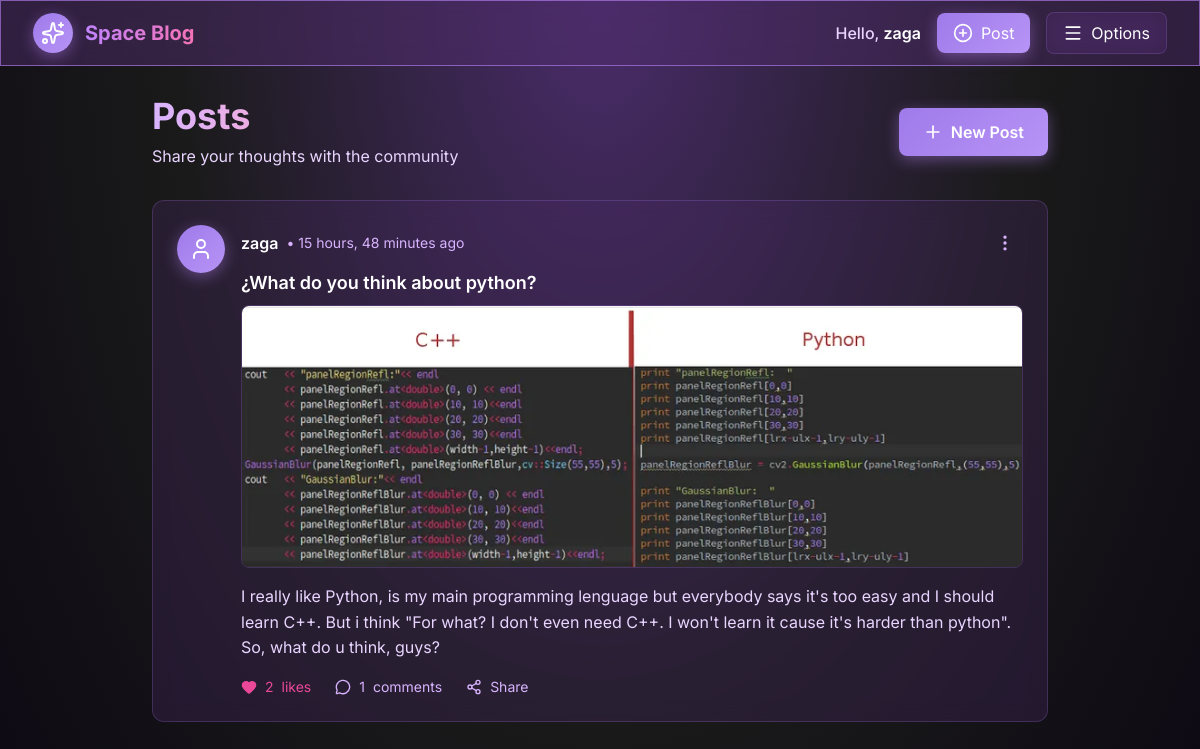
Before: /posts/ (signed in) with the older database file.
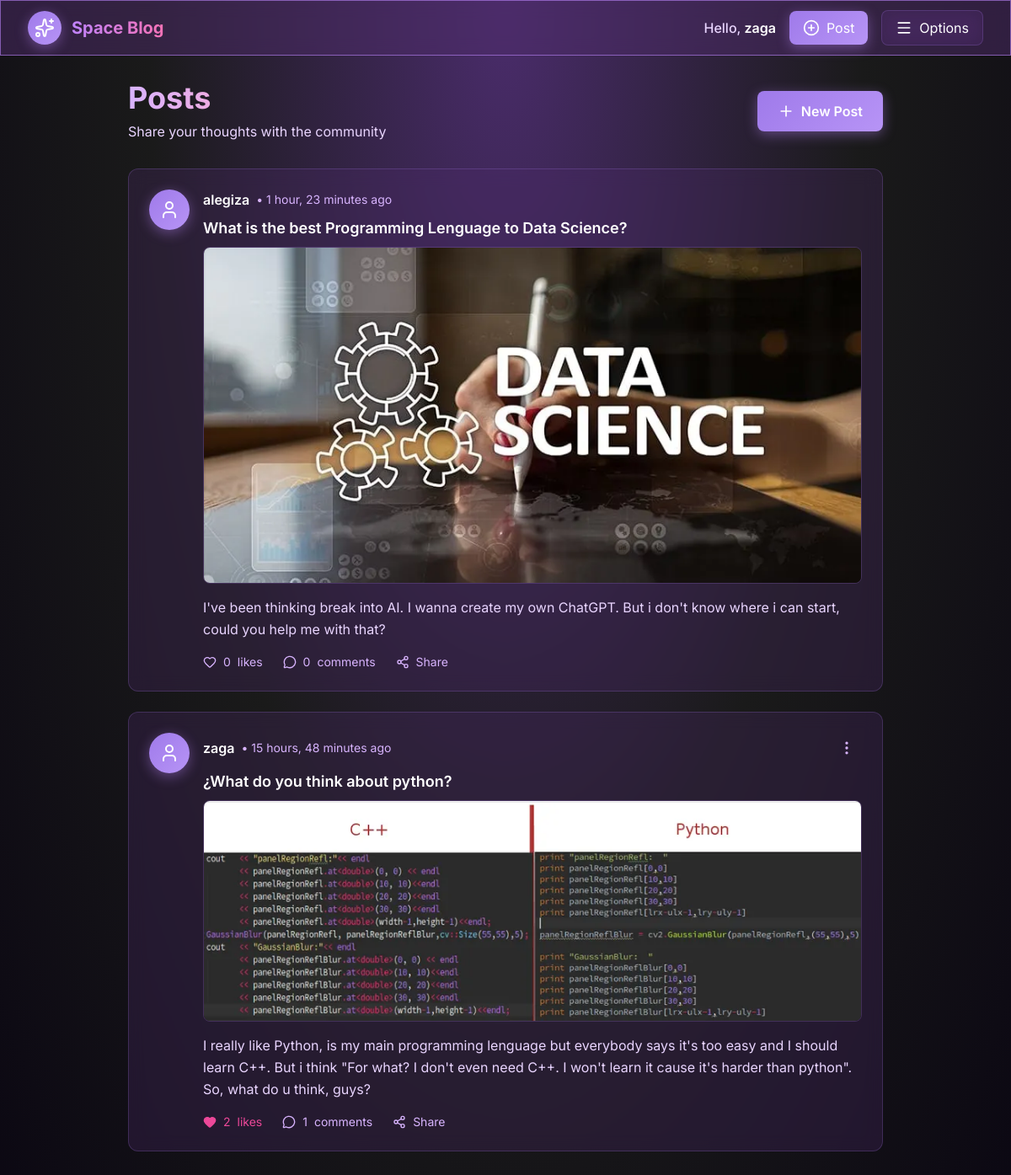
After: the same page with the newer database file.
### posts/models.py (models this page shows, shortened)
class Post(models.Model):
    title = models.CharField(
        max_length=255,
        unique=True,
        verbose_name="Title"
    )
    slug = models.SlugField(
        max_length=255,
        unique=True,
        blank=True,
        verbose_name="Slug"
    )
    author = models.ForeignKey(
        User,
        on_delete=models.CASCADE,
        related_name='posts',
        verbose_name="Autor"
    )
    description = models.TextField(
        verbose_name="Content"
    )
    image = models.ImageField(
        upload_to="posts_images/",
        blank=True,
        null=True,
        verbose_name="Image"
    )
    topics = models.ManyToManyField(
        Topic,
        related_name='posts',
        blank=True,
        verbose_name="Topics"
    )
    likes = models.ManyToManyField(
        User,
        through='Like',
        related_name='liked_posts',
        verbose_name='Likes'
    )
    created_at = models.DateTimeField(
        auto_now_add=True,
        verbose_name="Created at"
    )
    updated_at = models.DateTimeField(
        auto_now=True,
        verbose_name="Updated at"
    )
    is_published = models.BooleanField(
        default=True,
        verbose_name="Published"
    )
    class Meta:
        verbose_name = "Post"
        verbose_name_plural = "Posts"
        ordering = ['-created_at']

### menu/models.py (models this page shows, shortened)
class CustomUser(AbstractUser):
    email = models.EmailField(unique=True, blank=False)
    cellphone_number = models.CharField(max_length=20, blank=True, null=True) # Lo hago opcional
    country = models.CharField(max_length=100, blank=True)
    planet = models.CharField(max_length=100, blank=True)
    birth_date = models.DateField(null=True, blank=True)
    genre = models.CharField(max_length=50, blank=True)

### posts/views.py (the view)
# urls.py: path('', views.posts_view, name='posts'),
@login_required
def posts_view(request):
    if request.method == 'POST':
        form = PostForm(request.POST, request.FILES)
        if form.is_valid():
            post = form.save(commit=False)
            post.author = request.user
            post.save()
            return redirect('posts:posts')
    else:
        form = PostForm()
    from .models import Post
    posts = Post.objects.filter(is_published=True).order_by('-created_at')
    context = {
        'form': form,
        'posts': posts
    }
    return render(request, 'posts/posts.html', context)

### posts/models.py (called while the page is built)
    def __str__(self):
        return self.name

### posts/templates/posts/posts.html (shortened to what the changed rows need)
{% load static %}
<!DOCTYPE html>
<html lang="en">
<head>
    <script src="https://cdn.tailwindcss.com"></script>
    <link rel="stylesheet" href="{% static 'posts/styles.css' %}?v=4">
</head>
<body class="gradient-purple min-h-screen text-white">
    <nav class="fixed top-0 left-0 right-0 z-50 glass border-b border-purple-500/30">
        <div class="max-w-full px-4 sm:px-6 lg:px-8">
            <div class="flex items-center justify-between h-16">
                <div class="flex items-center space-x-3">
                    <h1
                        class="text-xl font-bold bg-gradient-to-r from-purple-400 to-pink-400 bg-clip-text text-transparent">
                    </h1>
                </div>
            </div>
        </div>
    </nav>
    <div class="flex pt-16 min-h-screen">
        <main class="flex-1 p-4 sm:p-6 lg:p-8">
            <div class="max-w-4xl mx-auto">
                <div class="mb-8 flex items-center justify-between">
                    <div>
                        <h1
                            class="text-3xl sm:text-4xl font-bold mb-2 bg-gradient-to-r from-purple-300 via-pink-300 to-purple-300 bg-clip-text text-transparent">
                        </h1>
                    </div>
                </div>
                <div class="space-y-6">
                    {% if posts %}
                    {% for post in posts %}
                    <article
                        class="glass rounded-xl p-6 smooth-transition hover:bg-purple-500/10 hover:shadow-lg hover:shadow-purple-500/20 post-article"
                        data-post-id="{{ post.id }}" data-is-published="{{ post.is_published }}">
                        <div class="flex items-start space-x-4">
                            <div
                                class="w-12 h-12 rounded-full gradient-button flex items-center justify-center flex-shrink-0">
                                <i data-lucide="user" class="w-6 h-6"></i>
                            </div>
                            <div class="flex-1">
                                <div class="flex items-center justify-between mb-2">
                                    <div class="flex items-center space-x-2">
                                        <span class="font-semibold text-white">{{ post.author.username }}</span>
                                        <span class="text-purple-300 text-sm">• {{ post.created_at|timesince }}
                                            ago</span>
                                    </div>
                                    {% if post.author == request.user %}
                                    <div class="relative post-menu">
                                        <button
                                            class="post-menu-btn text-purple-300 hover:text-white smooth-transition p-2 rounded-lg hover:bg-purple-500/20">
                                            <i data-lucide="more-vertical" class="w-5 h-5"></i>
                                        </button>
                                    </div>
                                    {% endif %}
                                </div>
                                <h4 class="text-lg font-semibold text-white mb-2">
                                    {{ post.title }}
                                </h4>
                                {% if post.image %}
                                <div class="mb-4">
                                    <img src="{{ post.image.url }}" alt="{{ post.title }}"
                                        class="post-image rounded-lg max-w-full h-auto">
                                </div>
                                {% endif %}
                                <p class="text-purple-200 mb-4 post-description">
                                    {{ post.description }}
                                </p>
                                <div class="flex items-center space-x-6 text-sm">
                                    <button
                                        class="like-btn flex items-center space-x-2 smooth-transition {% if request.user in post.likes.all %}text-pink-500{% else %}text-purple-300 hover:text-purple-200{% endif %}"
                                        data-post-id="{{ post.id }}"
                                        data-is-liked="{% if request.user in post.likes.all %}true{% else %}false{% endif %}">
                                        <i data-lucide="heart"
                                            class="w-4 h-4 {% if request.user in post.likes.all %}fill-pink-500{% endif %}"></i>
                                        <span class="like-count">{{ post.likes.count }}</span>
                                        <span>likes</span>
                                    </button>
                                    <button
                                        class="comment-btn flex items-center space-x-2 text-purple-300 hover:text-purple-200 smooth-transition"
                                        data-post-id="{{ post.id }}" data-post-title="{{ post.title }}"
                                        data-post-author="{{ post.author.username }}"
                                        data-post-description="{{ post.description }}"
                                        data-post-image="{% if post.image %}{{ post.image.url }}{% endif %}"
                                        data-post-created="{{ post.created_at|timesince }}">
                                        <i data-lucide="message-circle" class="w-4 h-4"></i>
                                        <span class="comment-count">{{ post.comments.count }}</span>
                                        <span>comments</span>
                                    </button>
                                    <button
                                        class="flex items-center space-x-2 text-purple-300 hover:text-purple-200 smooth-transition">
                                        <i data-lucide="share-2" class="w-4 h-4"></i>
                                        <span>Share</span>
                                    </button>
                                </div>
                            </div>
                        </div>
                    </article>
                    {% endfor %}
                    {% endif %}
                </div>
            </div>
        </main>
    </div>
</body>
</html>

Changed rows visible on the page:
added Post: author.username "alegiza", created_at "1 hour, 23 minutes", title "What is the best Programming Lenguage to Data Science?", image (picture), description "I've been thinking break into AI. I wanna create my own ChatGPT. But i don't know where i can start, could you help me with that?", likes.count "0", comments.count "0"
